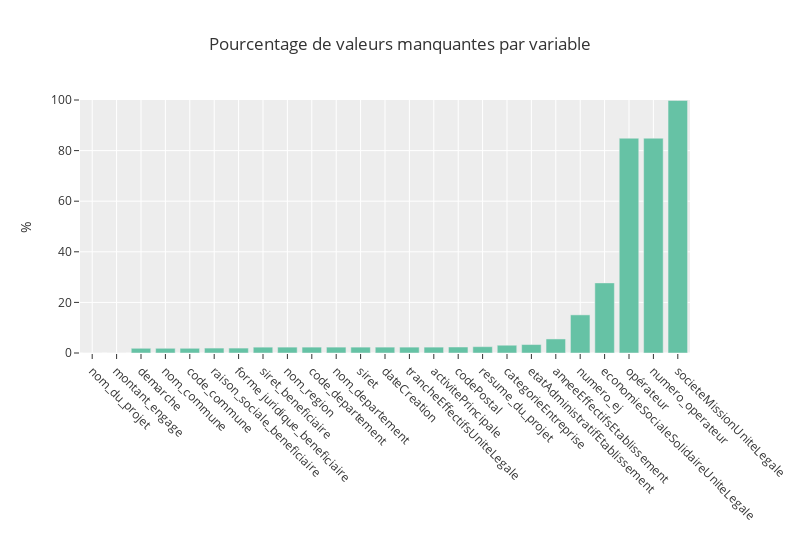

Notebook code cell kept with this figure:
### Markdown cell above
On va voir les variables ayant des valeurs manquantes pour voir si on les supprime

### Code cell
color_palette = matplotlib.colormaps['Set2'].colors
def rgb_to_hex(r, g, b):
    return '#{:02x}{:02x}{:02x}'.format(int(r*255), int(g*255), int(b*255))

palettehex = [rgb_to_hex(*c) for c in color_palette]

na = data.isna().sum()/data.shape[0]*100 

px.bar(na.sort_values(),
         title = "Pourcentage de valeurs manquantes par variable",
         color_discrete_sequence = palettehex[0:1],
         template='ggplot2',
         range_y = [0,100],
         width=800,
         labels={'value':'%', 'index':''},
         color=None
        ).update_traces(showlegend=False).update_xaxes(tickangle=45)

### Figure 1 — Plotly figure (JSON) as saved in the notebook; plotly's stock layout.template omitted (floating-point values rounded to 4 significant figures)
{"data": [{"hovertemplate": "variable=0<br>=%{x}<br>%=%{y}<extra></extra>", "legendgroup": "0", "marker": {"color": "#66c2a5", "pattern": {"shape": ""}}, "name": "0", "orientation": "v", "showlegend": false, "textposition": "auto", "type": "bar", "x": ["nom_du_projet", "montant_engage", "demarche", "nom_commune", "code_commune", "raison_sociale_beneficiaire", "forme juridique_beneficiaire", "siret_beneficiaire", "nom_region", "code_departement", "nom_departement", "siret", "dateCreation", "trancheEffectifsUniteLegale", "activitePrincipale", "codePostal", "resume_du_projet", "categorieEntreprise", "etatAdministratifEtablissement", "anneeEffectifsEtablissement", "numero_ej", "economieSocialeSolidaireUniteLegale", "opérateur", "numero_operateur", "societeMissionUniteLegale"], "xaxis": "x", "y": [0.0, 0.0, 1.861, 1.861, 1.861, 1.945, 1.945, 2.312, 2.326, 2.326, 2.326, 2.326, 2.326, 2.326, 2.326, 2.368, 2.495, 3.073, 3.341, 5.554, 15.07, 27.71, 84.89, 84.89, 99.83], "yaxis": "y"}], "layout": {"barmode": "relative", "legend": {"title": {"text": "variable"}, "tracegroupgap": 0}, "title": {"text": "Pourcentage de valeurs manquantes par variable"}, "width": 800, "xaxis": {"anchor": "y", "domain": [0, 1], "tickangle": 45, "title": {"text": ""}}, "yaxis": {"anchor": "x", "domain": [0, 1], "range": [0, 100], "title": {"text": "%"}}}}
